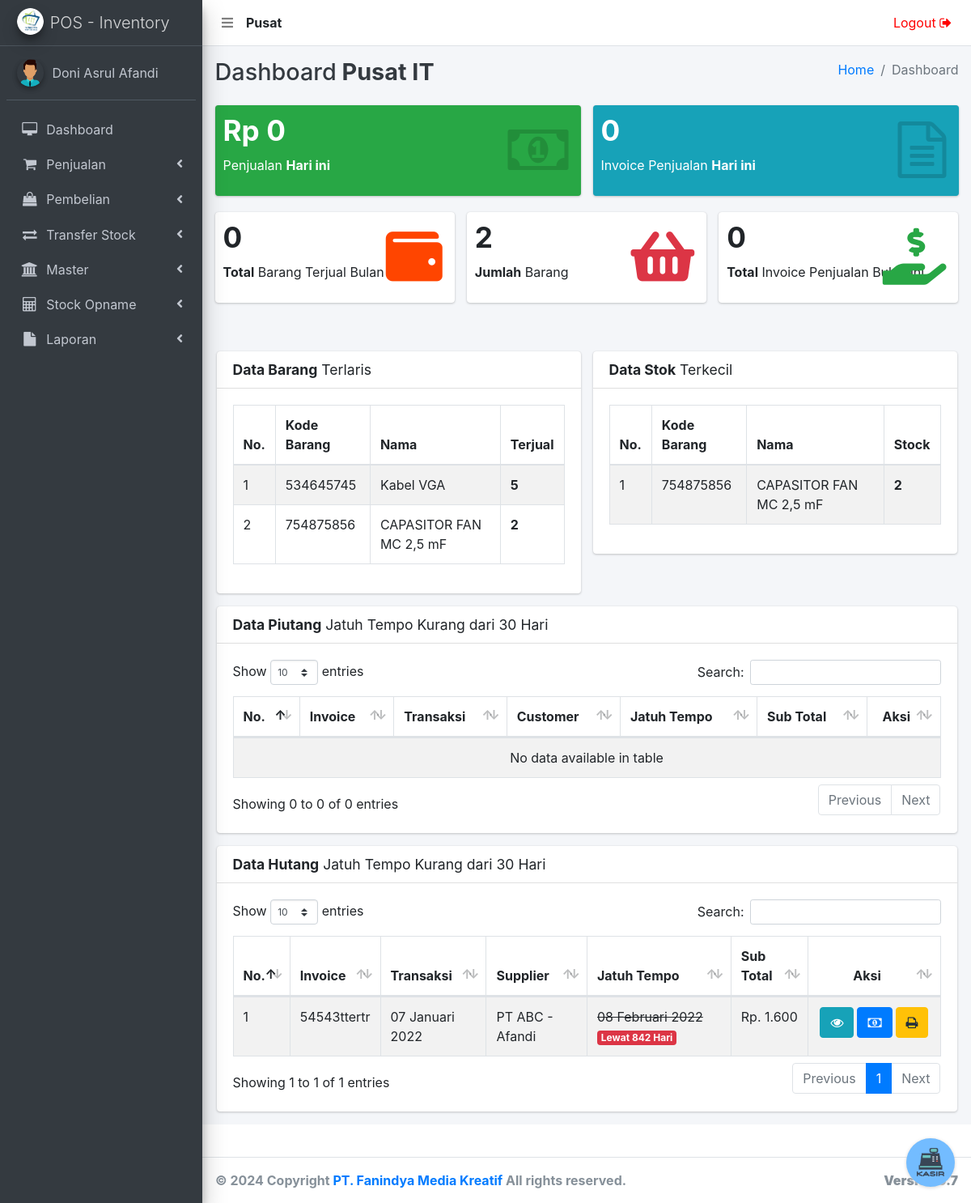
/bo (signed in), run on the app's committed database.
### tables this page shows
CREATE TABLE `user` (
  `user_id` int(11) NOT NULL,
  `user_nama` varchar(500) NOT NULL,
  `user_no_hp` varchar(250) NOT NULL,
  `user_alamat` text NOT NULL,
  `user_email` varchar(250) NOT NULL,
  `user_password` varchar(500) NOT NULL,
  `user_create` varchar(250) NOT NULL,
  `user_level` varchar(250) NOT NULL,
  `user_status` varchar(250) NOT NULL,
  `user_cabang` int(11) NOT NULL
);

CREATE TABLE `toko` (
  `toko_id` int(11) NOT NULL,
  `toko_nama` varchar(500) NOT NULL,
  `toko_kota` varchar(250) NOT NULL,
  `toko_alamat` text NOT NULL,
  `toko_tlpn` varchar(250) NOT NULL,
  `toko_wa` varchar(250) NOT NULL,
  `toko_email` varchar(500) NOT NULL,
  `toko_print` int(11) NOT NULL,
  `toko_print_besar` int(11) NOT NULL,
  `toko_status` int(11) NOT NULL,
  `toko_ongkir` int(11) NOT NULL,
  `toko_pajak` varchar(500) NOT NULL,
  `toko_cabang` int(11) NOT NULL
);

CREATE TABLE `barang` (
  `barang_id` int(11) NOT NULL,
  `barang_kode` varchar(500) NOT NULL,
  `barang_kode_slug` varchar(500) NOT NULL,
  `barang_kode_count` int(11) NOT NULL,
  `barang_nama` varchar(250) NOT NULL,
  `barang_harga_beli` varchar(250) NOT NULL,
  `barang_harga` varchar(250) NOT NULL,
  `barang_harga_grosir_1` int(11) NOT NULL,
  `barang_harga_grosir_2` int(11) NOT NULL,
  `barang_harga_s2` int(11) NOT NULL,
  `barang_harga_grosir_1_s2` int(11) NOT NULL,
  `barang_harga_grosir_2_s2` int(11) NOT NULL,
  `barang_harga_s3` int(11) NOT NULL,
  `barang_harga_grosir_1_s3` int(11) NOT NULL,
  `barang_harga_grosir_2_s3` int(11) NOT NULL,
  `barang_stock` text NOT NULL,
  `barang_tanggal` varchar(250) NOT NULL,
  `barang_kategori_id` int(11) NOT NULL,
  `kategori_id` varchar(250) NOT NULL,
  `barang_satuan_id` varchar(250) NOT NULL,
  `satuan_id` varchar(250) NOT NULL,
  `satuan_id_2` int(11) NOT NULL,
  `satuan_id_3` int(11) NOT NULL,
  `satuan_isi_1` int(11) NOT NULL,
  `satuan_isi_2` int(11) NOT NULL,
  `satuan_isi_3` int(11) NOT NULL,
  `barang_deskripsi` text NOT NULL,
  `barang_option_sn` int(11) NOT NULL,
  `barang_terjual` int(11) NOT NULL,
  `barang_cabang` int(11) NOT NULL
);

CREATE TABLE `invoice_pembelian` (
  `invoice_pembelian_id` int(11) NOT NULL,
  `pembelian_invoice` text NOT NULL,
  `pembelian_invoice_parent` text NOT NULL,
  `invoice_tgl` varchar(250) NOT NULL,
  `invoice_supplier` varchar(500) NOT NULL,
  `invoice_total` int(11) NOT NULL,
  `invoice_bayar` int(11) NOT NULL,
  `invoice_kembali` int(11) NOT NULL,
  `invoice_kasir` varchar(500) NOT NULL,
  `invoice_date` date NOT NULL,
  `invoice_date_edit` varchar(500) NOT NULL,
  `invoice_kasir_edit` varchar(250) NOT NULL,
  `invoice_total_lama` varchar(500) NOT NULL,
  `invoice_bayar_lama` varchar(500) NOT NULL,
  `invoice_kembali_lama` varchar(500) NOT NULL,
  `invoice_hutang` int(11) NOT NULL,
  `invoice_hutang_dp` varchar(500) NOT NULL,
  `invoice_hutang_jatuh_tempo` varchar(500) NOT NULL,
  `invoice_hutang_lunas` int(11) NOT NULL,
  `invoice_tipe_transaksi` int(11) NOT NULL,
  `invoice_pembelian_cabang` int(11) NOT NULL
);

CREATE TABLE `supplier` (
  `supplier_id` int(11) NOT NULL,
  `supplier_nama` varchar(250) NOT NULL,
  `supplier_wa` varchar(250) NOT NULL,
  `supplier_alamat` text NOT NULL,
  `supplier_company` varchar(250) NOT NULL,
  `supplier_status` int(11) NOT NULL,
  `supplier_create` varchar(250) NOT NULL,
  `supplier_cabang` int(11) NOT NULL
);

### bo.php (the view, shortened to what the rows shown need)
<?php
  include '_header.php';
  include '_nav.php';
?>
  <?php
    $tanggalHariIni = date("Y-m-d");
  ?>
  <div class="content-wrapper">
    <div class="content-header">
      <div class="container-fluid">
        <div class="row mb-2">
          <div class="col-sm-6">
            <h1 class="m-0 text-dark">Dashboard<b> <?= $dataTokoLogin['toko_nama']; ?></b></h1>
          </div>
        </div>
      </div>
    </div>
    <section class="table-informasi">
      <div class="container">
        <div class="row">
          <div class="col-lg-6">
             <div class="card">
                <div class="card-body">
                  <div class="table-auto">
                    <table id="" class="table table-bordered table-striped">
                      <thead>
                      <tr>
                        <th>No.</th>
                        <th>Kode Barang</th>
                        <th>Nama</th>
                        <th>Terjual</th>
                      </tr>
                      </thead>
                      <tbody>
                      <?php
                        $i = 1;
                        $queryProduct = $conn->query("SELECT barang.barang_id, barang.barang_kode, barang.barang_nama, barang.barang_harga, barang.barang_terjual, barang.barang_cabang
                                   FROM barang
                                   WHERE barang_cabang = '".$sessionCabang."' && barang_terjual > 0  ORDER BY barang_terjual DESC LIMIT 5
                                   ");
                        while ($rowProduct = mysqli_fetch_array($queryProduct)) {
                      ?>
                      <tr>
                          <td><?= $i; ?></td>
                          <td><?= $rowProduct['barang_kode']; ?></td>
                          <td><?= $rowProduct['barang_nama']; ?></td>
                          <td>
                            <b><?= $rowProduct['barang_terjual']; ?></b>
                          </td>
                      </tr>
                      <?php $i++; ?>
                      <?php } ?>
                      </tbody>
                    </table>
                  </div>
                </div>
              </div>
          </div>
          <div class="col-lg-6">
            <div class="card">
              <div class="card-body">
                <div class="table-auto">
                  <table id="" class="table table-bordered table-striped">
                    <thead>
                    <tr>
                      <th>No.</th>
                      <th>Kode Barang</th>
                      <th>Nama</th>
                      <th>Stock</th>
                    </tr>
                    </thead>
                    <tbody>
                    <?php
                      $i = 1;
                      $queryProduct = $conn->query("SELECT barang.barang_id, barang.barang_kode, barang.barang_nama, barang.barang_harga, barang.barang_stock, barang.barang_cabang
                                 FROM barang
                                 WHERE barang_cabang = '".$sessionCabang."' && barang_stock < 10 ORDER BY barang_stock ASC LIMIT 5
                                 ");
                      while ($rowProduct = mysqli_fetch_array($queryProduct)) {
                    ?>
                    <tr>
                        <td><?= $i; ?></td>
                        <td><?= $rowProduct['barang_kode']; ?></td>
                        <td><?= $rowProduct['barang_nama']; ?></td>
                        <td>
                          <b><?= $rowProduct['barang_stock']; ?></b>
                        </td>
                    </tr>
                    <?php $i++; ?>
                    <?php } ?>
                    </tbody>
                  </table>
                </div>
              </div>
            </div>
          </div>
          <div class="col-lg-12">
            <div class="card">
              <div class="card-body">
                <div class="table-auto">
                  <table id="example1" class="table table-bordered table-striped">
                    <thead>
                    <tr>
                      <th>No.</th>
                      <th>Invoice</th>
                      <th>Transaksi</th>
                      <th>Customer</th>
                      <th>Jatuh Tempo</th>
                      <th>Sub Total</th>
                      <th class="text-center">Aksi</th>
                    </tr>
                    </thead>
                  </table>
                </div>
              </div>
            </div>
          </div>
          <div class="col-lg-12">
            <div class="card">
              <div class="card-body">
                <div class="table-auto">
                  <table id="example2" class="table table-bordered table-striped">
                    <thead>
                    <tr>
                      <th>No.</th>
                      <th>Invoice</th>
                      <th>Transaksi</th>
                      <th>Supplier</th>
                      <th>Jatuh Tempo</th>
                      <th>Sub Total</th>
                      <th class="text-center">Aksi</th>
                    </tr>
                    </thead>
                    <tbody>
                    <?php
                      $i = 1;
                      $date_max  = date('Y-m-d', strtotime('30 days'));
                      $queryProduct = $conn->query("SELECT invoice_pembelian.invoice_pembelian_id,
                        invoice_pembelian.pembelian_invoice,
                        invoice_pembelian.invoice_date,
                        invoice_pembelian.invoice_total,
                        invoice_pembelian.invoice_pembelian_cabang,
                        invoice_pembelian.invoice_supplier,
                        invoice_pembelian.invoice_hutang_jatuh_tempo,
                        invoice_pembelian.invoice_hutang_dp,
                        invoice_pembelian.invoice_bayar,
                        invoice_pembelian.invoice_kembali,
                        supplier.supplier_id,
                        supplier.supplier_nama,
                        supplier.supplier_company
                                 FROM invoice_pembelian
                                 JOIN supplier ON invoice_pembelian.invoice_supplier = supplier.supplier_id
                                 WHERE invoice_pembelian_cabang = '".$sessionCabang."' && invoice_hutang > 0 && invoice_hutang_jatuh_tempo <= '".$date_max."' ORDER BY invoice_pembelian_id DESC
                                 ");
                      while ($rowProduct = mysqli_fetch_array($queryProduct)) {
                    ?>
                    <tr>
                        <td><?= $i; ?></td>
                        <td><?= $rowProduct['pembelian_invoice']; ?></td>
                        <td><?= tanggal_indo($rowProduct['invoice_date']); ?></td>
                        <td><?= $rowProduct['supplier_company']; ?> - <?= $rowProduct['supplier_nama']; ?></td>
                        <td>
                            <?php
                                $hutangJatuhTempo = tanggal_indo($rowProduct['invoice_hutang_jatuh_tempo']);
                                $tgl1a = new DateTime($tanggalHariIni);
                                $tgl2a = new DateTime($rowProduct['invoice_hutang_jatuh_tempo']);
                                $da = $tgl2a->diff($tgl1a)->days;
                                if ( $tanggalHariIni > $rowProduct['invoice_hutang_jatuh_tempo']) {
                                  $nha = "<span class='badge badge-danger'>Lewat ".$da." Hari</span>";
                                  echo "<s>".$hutangJatuhTempo."<s> ".$nha;
                                }
                            ?>
                        </td>
                        <td>
                          Rp. <?= number_format($rowProduct['invoice_total'], 0, ',', '.'); ?>
                        </td>
                        <td class="orderan-online-button">
                            <a href="pembelian-zoom?no=<?= base64_encode($rowProduct['invoice_pembelian_id']); ?>" target="_blank">
                              <button class='btn btn-info' title='Lihat Data'>
                                <i class='fa fa-eye'></i>
                              </button>
                            </a>
                            <a href="hutang-cicilan?no=<?= base64_encode($rowProduct['invoice_pembelian_id']); ?>">
                              <button class='btn btn-primary' title='Cicilan'>
                                <i class='fa fa-money'></i>
                              </button>
                            </a>
                            <a href="nota-cetak-pembelian?no=<?= $rowProduct['invoice_pembelian_id']; ?>" target="_blank">
                              <button class='btn btn-warning' title="Cetak Nota">
                                <i class='fa fa-print'></i>
                              </button>
                            </a>
                        </td>
                    </tr>
                    <?php $i++; ?>
                    <?php } ?>
                    </tbody>
                  </table>
                </div>
              </div>
            </div>
          </div>
      </div>
    </section>
  </div>
<?php include '_footer.php'; ?>

### _nav.php (shortened to what the rows shown need)
<nav class="main-header navbar navbar-expand navbar-white navbar-light">
    <ul class="navbar-nav">
      <li class="nav-item" style="padding-top: 8px;">
        <?php
          echo "<b>".$tipeToko."</b>";
        ?>
      </li>
    </ul>
  </nav>

### data on the page
user: user_cabang "Pusat"
toko: toko_nama "Pusat IT"
barang: barang_kode "534645745", barang_nama "Kabel VGA", barang_terjual "5"
barang: barang_kode "754875856", barang_nama "CAPASITOR FAN MC 2,5 mF", barang_terjual "2", barang_stock "2"
invoice_pembelian: pembelian_invoice "54543ttertr", invoice_date "07 Januari 2022", supplier.supplier_company "PT ABC", supplier.supplier_nama "Afandi", invoice_hutang_jatuh_tempo "08 Februari 2022", invoice_total "1.600"

### other printed values
$_SESSION['user_nama'] "Doni Asrul Afandi"
$totalPenjualanHariIni "0"
singkat_angka($jmlInvoiceHariIni) "0"
$jmlPenjualan "0"
$jmlBarang "2"
$jmlInvoice "0"
